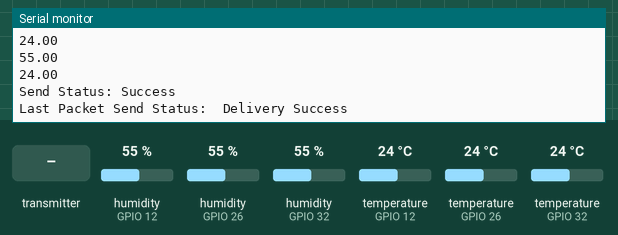
Simulated run of this program. Board: ESP32. On the bench: the last lines printed to the serial monitor. The test bench sets the inputs (shaded band); at power-on: humidity (sensors on GPIO 12, GPIO 26, GPIO 32) 55 %, temperature (sensors on GPIO 12, GPIO 26, GPIO 32) 24 °C.

Above: at 1.2 s.
1.3 s: the transmitter starts sending incomingReadings.0 = 0
At 2.11 s:
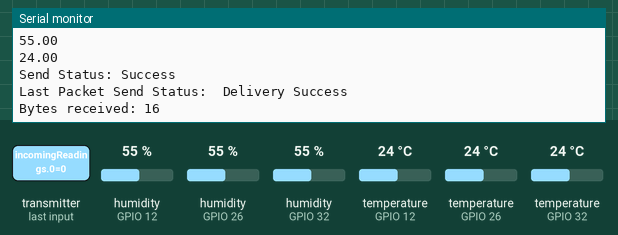
3.3 s: humidity (sensor on GPIO 12) set to 22 %
At 4.11 s:
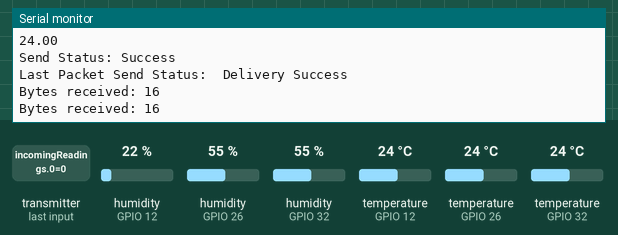
4.8 s: humidity (sensor on GPIO 26) set to 40 %
At 6.04 s:
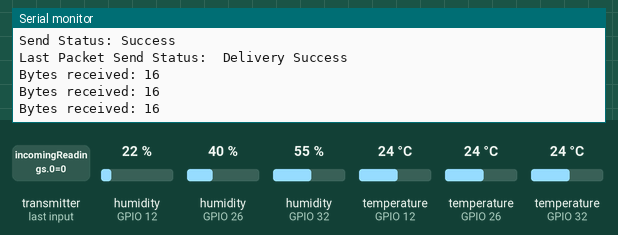
6.3 s: humidity (sensor on GPIO 32) set to 68 %
At 6.61 s:
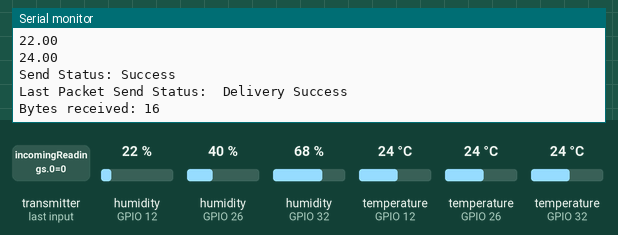
7.8 s: temperature (sensor on GPIO 12) set to 12 °C
At 8.61 s:
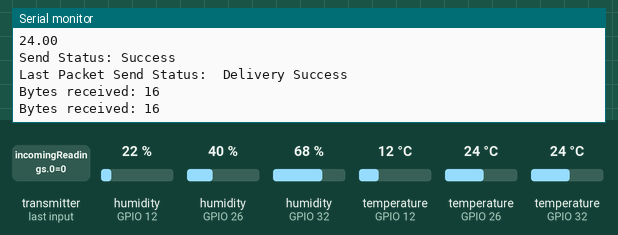
9.3 s: temperature (sensor on GPIO 26) set to 19 °C
At 9.61 s:
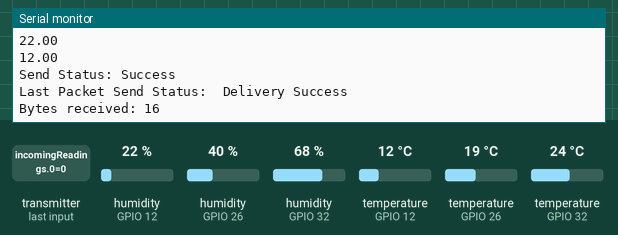
Timing chart, 0 to 11.8 s (numbered marks = the images above; inputs shaded):
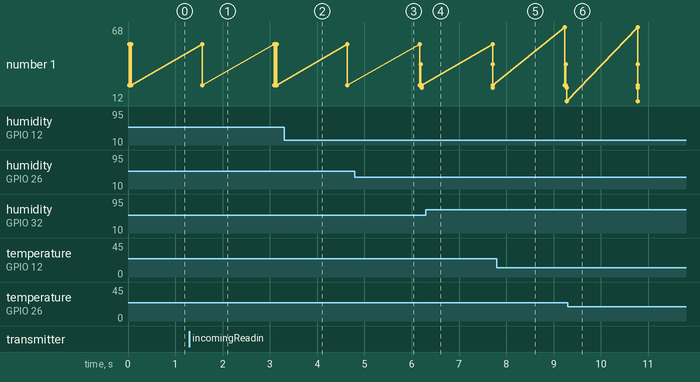

Measured:
- after the input at 1.3 s, the serial monitor: prints a new line at once (image 1)
- plotted number 1: 24 → 12 after the input at 7.8 s

The program:

main.cpp
```cpp
#include "sensor.h"
#include "sendslave.h"
#include <vector>

using namespace std;

int size=3,buffer=0;
vector<Sensor*> sensors;
void setvector(vector<Sensor*>&);
void clearsensors();
void addPeer(uint8_t *,esp_now_peer_info_t&);

void setup(){
    Serial.begin(115200);

    WiFi.mode(WIFI_STA);
    if (esp_now_init() != ESP_OK) {
    Serial.println("Error initializing ESP-NOW");
    return;
    }

    esp_now_register_send_cb(OnDataSent);
    esp_now_peer_info_t peerInfo;
    addPeer(broadcastAddress,peerInfo);
    esp_now_register_recv_cb(OnDataRecv);

    setvector(sensors);
}

void loop( ){

    int i=1;
    if(LocalReadings[0]!=incomingReadings[0]){
        setvector(sensors);
        LocalReadings[0]=incomingReadings[0];
    }
    else{
        for(i=1; i<=size*2;i+=2){
            if(sensors[(i-1)/2]->getpin()!=0){
                LocalReadings[i]=sensors[(i-1)/2]->getdata();

                if(sensors[(i-1)/2]->gettype()==3){
                        int buf=LocalReadings[i]
;                       LocalReadings[i]=(int)(buf/1000);
                        Serial.println(LocalReadings[i]);
                        LocalReadings[i+1]=((float(buf%1000))/10);
                        Serial.println(LocalReadings[i+1]);

                }

            }
       }
    }
    i=1;

    esp_err_t result = esp_now_send(broadcastAddress, (uint8_t *) &LocalReadings, sizeof(LocalReadings));
    Serial.print("Send Status: ");
    if (result == ESP_OK) {
        Serial.println("Success");
    }
    else {
        Serial.println("Error");
    }

    delay(1500);
}

void setvector(vector<Sensor*>& sensor_vector){

    int type_input=0;

    //32.26.12
    if(buffer==0){
        for(int i=1; i<=size; i++){
            type_input=incomingReadings[i];

            if(type_input==0){
                sensor_vector.push_back(new Sensor(0,0,0));
            }
            if(type_input==3){
                sensor_vector.push_back(new dhttemp(ports[i], 0, type_input));
            }
            logsensor[i]=type_input;

        }
    }
    else{
        for(int i=1; i<=size; i++){
            if((logsensor[i])!=(incomingReadings[i])){
                type_input=incomingReadings[i];

                if(type_input==0){
                    delete sensors[i-1];
                    sensors[i-1]=new Sensor(0,0,0);
                }
                if(type_input==3){
                    delete sensors[i-1];
                    sensors[i-1]=new dhttemp(ports[i], 0, type_input);
                }
                logsensor[i]=type_input;
            }
        }
    }
    buffer=1;
}


void addPeer(uint8_t *peerMacAddress,esp_now_peer_info_t &peerInfo){
    peerInfo.channel = 0;
    peerInfo.encrypt = false;
    memcpy(peerInfo.peer_addr, peerMacAddress, 6);

    if (esp_now_add_peer(&peerInfo) != ESP_OK){
    Serial.println("Failed to add peer");
    return;
  }
}
```

sendslave.h
```cpp
#ifndef SENDSLAVE_H
#define SENDSLAVE_H

#include <esp_now.h>
#include <WiFi.h>
#include <Wire.h>


uint8_t broadcastAddress[] = {0x24, 0x62, 0xAB, 0xFF, 0x69, 0xF8};

float ports[]={0,32,26,12};

float LocalReadings[] = {0,0,0,0,0,0,0};

float incomingReadings[] = {0,3,3,3};

float logsensor[] = {0,3,3,3};


void OnDataSent(const uint8_t *mac_addr, esp_now_send_status_t status) {
  Serial.print("\r\nLast Packet Send Status:\t");
  Serial.println(status == ESP_NOW_SEND_SUCCESS ? "Delivery Success" : "Delivery Fail");
}

void OnDataRecv(const uint8_t * mac, const uint8_t *incomingData, int len) {
  memcpy(&incomingReadings, incomingData, sizeof(incomingReadings));
  Serial.print("Bytes received: ");
  Serial.println(len);

}


#endif
```

sensor.h
```cpp
#ifndef SENSOR_H
#define SENSOR_H

#include <iostream>
#include <string>
#include <OneWire.h>
#include <DallasTemperature.h>
#include <Arduino.h>
#include "DHT.h"
using namespace std;

class Sensor{

    public:
    Sensor();
    Sensor(int, float, int);
    virtual ~Sensor();
    Sensor(const Sensor &s){
        this->pin=s.pin;
        this->data=s.data;
        this->type=s.type;
    }

    int getpin() const;
    virtual float getdata();
    int gettype() const;
    int setpin(const int);
    int settype(const int);
    int setdata(const float);

    private:

    int pin;
    mutable float data;
    int type;

};


class dhttemp : public Sensor{
    public:
    dhttemp();
    dhttemp(int,float,int);
    ~dhttemp();
    float getdata();
    void dhtbegin();
    void dhtset(int);
    void deletedhtdata();

    private:
    DHT *dhtdata;
    float temp;
    float humi;
};


#endif
```

sensor.cpp
```cpp
#include "sensor.h"
#include <string>

Sensor::Sensor(){
    pin = 0;
    data = 0;
    type = 0;

}

Sensor::Sensor(int pin, float data, int type){
    this->pin = pin;
    this->data = data;
    this->type = type;

}

Sensor::~Sensor(){
    Serial.println("Destructing main");

}

int Sensor::getpin() const{
    return(pin);
}

float Sensor::getdata(){
    return(data);
}
int Sensor::gettype() const{
    return(type);
}

int Sensor::setpin(const int pin){
    this->pin=pin;

   return(1);
}

int Sensor::setdata(const float data){
    this->data=data;

   return(1);
}

int Sensor::settype(const int type){
    this->type=type;

   return(1);
}


dhttemp::dhttemp () : Sensor() {

}

dhttemp::dhttemp(int pin, float data, int type) : Sensor(pin,data,type){
    dhtset(getpin());
    dhtbegin();

}

dhttemp::~dhttemp(){
    Serial.println("Destructing dht");
    deletedhtdata();

}

void dhttemp::dhtset(int pin){
    DHT *dhtnode = new DHT(pin,DHT11);
    dhtdata=dhtnode;

}

void dhttemp::dhtbegin(){
    if(dhtdata==NULL){
        return;
    }
    dhtdata->begin();
}

float dhttemp::getdata(){
    if(dhtdata==NULL){
        return(0);
    }
    float t=dhtdata->readTemperature();
    float h=dhtdata->readHumidity();
    if(h<1){
        h=1;
    }
    if(h>100){
        h=100;
    }
    if(t<0){
        t=1;
    }
    if(t>=100){
        t=99;
    }

    return(h*1000+t*10);
}

void dhttemp::deletedhtdata(){
    delete dhtdata;
}
```
